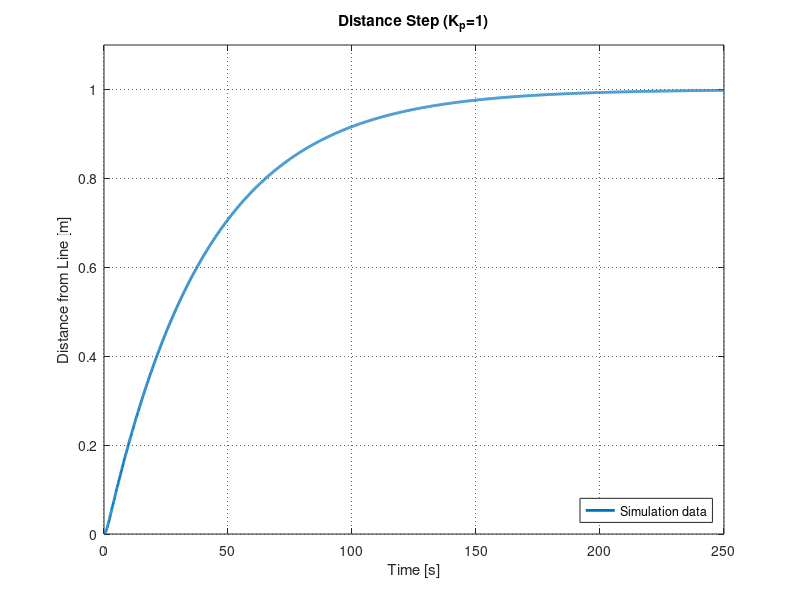

Write MATLAB code to recreate this figure. (Note: this script raises an error after producing the figure.)
close all;
clear all;
clc;
data=csvread('Pgain1.csv');
P1=plot(data(:,1),data(:,2),'linewidth',2)

title('Distance Step (K_p=1)')
xlabel('Time [s]')
ylabel('Distance from Line [m]')
%xlim([4 6]);
ylim([0 1.1]);
legend('Simulation data', 'Location', 'southeast' )
grid on
set(gca,'GridLineStyle',':', 'GridColor', 'k', 'GridAlpha', .6)
set( P1, 'color', '[1 0 0]', 'LineWidth', 2 );
set ( tauLine, 'color', '[0 0 1]', 'LineWidth', 2 );
